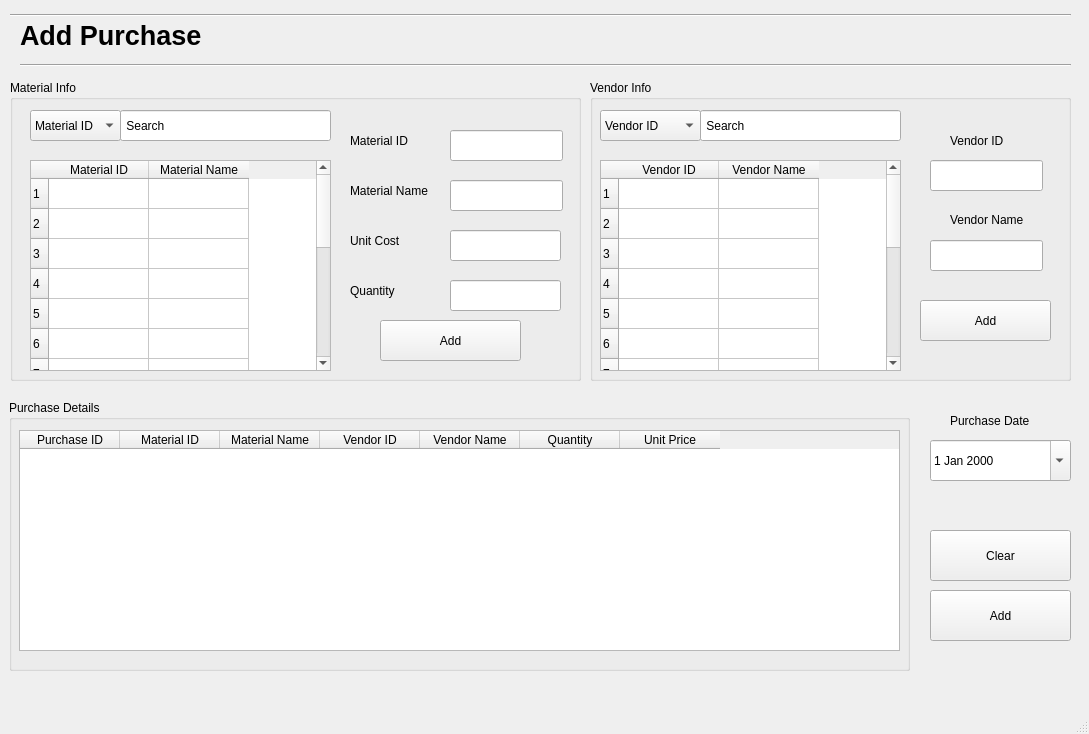
<?xml version="1.0" encoding="UTF-8"?>
<ui version="4.0">
 <class>addPurchase</class>
 <widget class="QMainWindow" name="addPurchase">
  <property name="geometry">
   <rect>
    <x>0</x>
    <y>0</y>
    <width>1089</width>
    <height>734</height>
   </rect>
  </property>
  <property name="windowTitle">
   <string>Add Purchase</string>
  </property>
  <widget class="QWidget" name="centralwidget">
   <widget class="QLabel" name="label">
    <property name="geometry">
     <rect>
      <x>20</x>
      <y>10</y>
      <width>311</width>
      <height>51</height>
     </rect>
    </property>
    <property name="font">
     <font>
      <pointsize>20</pointsize>
      <weight>75</weight>
      <bold>true</bold>
     </font>
    </property>
    <property name="text">
     <string>Add Purchase</string>
    </property>
   </widget>
   <widget class="Line" name="line">
    <property name="geometry">
     <rect>
      <x>20</x>
      <y>50</y>
      <width>1051</width>
      <height>31</height>
     </rect>
    </property>
    <property name="font">
     <font>
      <pointsize>20</pointsize>
      <weight>75</weight>
      <bold>true</bold>
     </font>
    </property>
    <property name="orientation">
     <enum>Qt::Horizontal</enum>
    </property>
   </widget>
   <widget class="QDateEdit" name="dateEdit">
    <property name="geometry">
     <rect>
      <x>930</x>
      <y>440</y>
      <width>141</width>
      <height>41</height>
     </rect>
    </property>
    <property name="calendarPopup">
     <bool>true</bool>
    </property>
   </widget>
   <widget class="QPushButton" name="pushButton">
    <property name="geometry">
     <rect>
      <x>930</x>
      <y>590</y>
      <width>141</width>
      <height>51</height>
     </rect>
    </property>
    <property name="text">
     <string>Add</string>
    </property>
   </widget>
   <widget class="QGroupBox" name="groupBox_2">
    <property name="geometry">
     <rect>
      <x>10</x>
      <y>80</y>
      <width>571</width>
      <height>301</height>
     </rect>
    </property>
    <property name="title">
     <string>Material Info</string>
    </property>
    <widget class="QTableWidget" name="tableWidget_2">
     <property name="geometry">
      <rect>
       <x>20</x>
       <y>80</y>
       <width>301</width>
       <height>211</height>
      </rect>
     </property>
     <row>
      <property name="text">
       <string>1</string>
      </property>
     </row>
     <row>
      <property name="text">
       <string>2</string>
      </property>
     </row>
     <row>
      <property name="text">
       <string>3</string>
      </property>
     </row>
     <row>
      <property name="text">
       <string>4</string>
      </property>
     </row>
     <row>
      <property name="text">
       <string>5</string>
      </property>
     </row>
     <row>
      <property name="text">
       <string>6</string>
      </property>
     </row>
     <row>
      <property name="text">
       <string>7</string>
      </property>
     </row>
     <row>
      <property name="text">
       <string>8</string>
      </property>
     </row>
     <row>
      <property name="text">
       <string>9</string>
      </property>
     </row>
     <row>
      <property name="text">
       <string>10</string>
      </property>
     </row>
     <row>
      <property name="text">
       <string>11</string>
      </property>
     </row>
     <row>
      <property name="text">
       <string>12</string>
      </property>
     </row>
     <row>
      <property name="text">
       <string>13</string>
      </property>
     </row>
     <row>
      <property name="text">
       <string>14</string>
      </property>
     </row>
     <row>
      <property name="text">
       <string>15</string>
      </property>
     </row>
     <column>
      <property name="text">
       <string>Material ID</string>
      </property>
     </column>
     <column>
      <property name="text">
       <string>Material Name</string>
      </property>
     </column>
    </widget>
    <widget class="QLabel" name="label_4">
     <property name="geometry">
      <rect>
       <x>340</x>
       <y>50</y>
       <width>81</width>
       <height>21</height>
      </rect>
     </property>
     <property name="text">
      <string>Material ID</string>
     </property>
    </widget>
    <widget class="QLabel" name="label_5">
     <property name="geometry">
      <rect>
       <x>340</x>
       <y>100</y>
       <width>101</width>
       <height>21</height>
      </rect>
     </property>
     <property name="text">
      <string>Material Name</string>
     </property>
    </widget>
    <widget class="QLineEdit" name="lineEdit_4">
     <property name="geometry">
      <rect>
       <x>440</x>
       <y>50</y>
       <width>113</width>
       <height>31</height>
      </rect>
     </property>
     <property name="text">
      <string/>
     </property>
     <property name="readOnly">
      <bool>true</bool>
     </property>
    </widget>
    <widget class="QLineEdit" name="lineEdit_5">
     <property name="geometry">
      <rect>
       <x>440</x>
       <y>100</y>
       <width>113</width>
       <height>31</height>
      </rect>
     </property>
     <property name="text">
      <string/>
     </property>
     <property name="readOnly">
      <bool>true</bool>
     </property>
    </widget>
    <widget class="QLabel" name="label_7">
     <property name="geometry">
      <rect>
       <x>340</x>
       <y>150</y>
       <width>101</width>
       <height>21</height>
      </rect>
     </property>
     <property name="text">
      <string>Unit Cost</string>
     </property>
    </widget>
    <widget class="QLabel" name="label_8">
     <property name="geometry">
      <rect>
       <x>340</x>
       <y>200</y>
       <width>101</width>
       <height>21</height>
      </rect>
     </property>
     <property name="text">
      <string>Quantity</string>
     </property>
    </widget>
    <widget class="QPushButton" name="pushButton_2">
     <property name="geometry">
      <rect>
       <x>370</x>
       <y>240</y>
       <width>141</width>
       <height>41</height>
      </rect>
     </property>
     <property name="text">
      <string>Add</string>
     </property>
    </widget>
    <widget class="QLineEdit" name="lineEdit_8">
     <property name="geometry">
      <rect>
       <x>440</x>
       <y>150</y>
       <width>111</width>
       <height>31</height>
      </rect>
     </property>
     <property name="text">
      <string/>
     </property>
     <property name="readOnly">
      <bool>false</bool>
     </property>
    </widget>
    <widget class="QLineEdit" name="lineEdit_9">
     <property name="geometry">
      <rect>
       <x>440</x>
       <y>200</y>
       <width>111</width>
       <height>31</height>
      </rect>
     </property>
     <property name="text">
      <string/>
     </property>
     <property name="readOnly">
      <bool>false</bool>
     </property>
    </widget>
    <widget class="QLineEdit" name="lineEdit_14">
     <property name="geometry">
      <rect>
       <x>110</x>
       <y>30</y>
       <width>211</width>
       <height>31</height>
      </rect>
     </property>
     <property name="text">
      <string> Search</string>
     </property>
    </widget>
    <widget class="QComboBox" name="comboBox_2">
     <property name="geometry">
      <rect>
       <x>20</x>
       <y>30</y>
       <width>91</width>
       <height>31</height>
      </rect>
     </property>
     <item>
      <property name="text">
       <string>Material ID</string>
      </property>
     </item>
     <item>
      <property name="text">
       <string>Material Name</string>
      </property>
     </item>
    </widget>
   </widget>
   <widget class="QLabel" name="label_9">
    <property name="geometry">
     <rect>
      <x>950</x>
      <y>410</y>
      <width>101</width>
      <height>21</height>
     </rect>
    </property>
    <property name="text">
     <string>Purchase Date</string>
    </property>
   </widget>
   <widget class="QPushButton" name="pushButton_3">
    <property name="geometry">
     <rect>
      <x>930</x>
      <y>530</y>
      <width>141</width>
      <height>51</height>
     </rect>
    </property>
    <property name="text">
     <string>Clear</string>
    </property>
   </widget>
   <widget class="Line" name="line_2">
    <property name="geometry">
     <rect>
      <x>10</x>
      <y>0</y>
      <width>1061</width>
      <height>31</height>
     </rect>
    </property>
    <property name="font">
     <font>
      <pointsize>20</pointsize>
      <weight>75</weight>
      <bold>true</bold>
     </font>
    </property>
    <property name="orientation">
     <enum>Qt::Horizontal</enum>
    </property>
   </widget>
   <widget class="QGroupBox" name="groupBox_3">
    <property name="geometry">
     <rect>
      <x>590</x>
      <y>80</y>
      <width>481</width>
      <height>301</height>
     </rect>
    </property>
    <property name="title">
     <string>Vendor Info</string>
    </property>
    <widget class="QLabel" name="label_12">
     <property name="geometry">
      <rect>
       <x>360</x>
       <y>130</y>
       <width>101</width>
       <height>20</height>
      </rect>
     </property>
     <property name="text">
      <string>Vendor Name</string>
     </property>
    </widget>
    <widget class="QTableWidget" name="tableWidget_3">
     <property name="geometry">
      <rect>
       <x>10</x>
       <y>80</y>
       <width>301</width>
       <height>211</height>
      </rect>
     </property>
     <row>
      <property name="text">
       <string>1</string>
      </property>
     </row>
     <row>
      <property name="text">
       <string>2</string>
      </property>
     </row>
     <row>
      <property name="text">
       <string>3</string>
      </property>
     </row>
     <row>
      <property name="text">
       <string>4</string>
      </property>
     </row>
     <row>
      <property name="text">
       <string>5</string>
      </property>
     </row>
     <row>
      <property name="text">
       <string>6</string>
      </property>
     </row>
     <row>
      <property name="text">
       <string>7</string>
      </property>
     </row>
     <row>
      <property name="text">
       <string>8</string>
      </property>
     </row>
     <row>
      <property name="text">
       <string>9</string>
      </property>
     </row>
     <row>
      <property name="text">
       <string>10</string>
      </property>
     </row>
     <row>
      <property name="text">
       <string>11</string>
      </property>
     </row>
     <row>
      <property name="text">
       <string>12</string>
      </property>
     </row>
     <row>
      <property name="text">
       <string>13</string>
      </property>
     </row>
     <row>
      <property name="text">
       <string>14</string>
      </property>
     </row>
     <row>
      <property name="text">
       <string>15</string>
      </property>
     </row>
     <column>
      <property name="text">
       <string>Vendor ID</string>
      </property>
     </column>
     <column>
      <property name="text">
       <string>Vendor Name</string>
      </property>
     </column>
    </widget>
    <widget class="QLineEdit" name="lineEdit_6">
     <property name="geometry">
      <rect>
       <x>110</x>
       <y>30</y>
       <width>201</width>
       <height>31</height>
      </rect>
     </property>
     <property name="text">
      <string> Search</string>
     </property>
    </widget>
    <widget class="QLineEdit" name="lineEdit_11">
     <property name="geometry">
      <rect>
       <x>340</x>
       <y>160</y>
       <width>113</width>
       <height>31</height>
      </rect>
     </property>
     <property name="text">
      <string/>
     </property>
     <property name="readOnly">
      <bool>true</bool>
     </property>
    </widget>
    <widget class="QPushButton" name="pushButton_4">
     <property name="geometry">
      <rect>
       <x>330</x>
       <y>220</y>
       <width>131</width>
       <height>41</height>
      </rect>
     </property>
     <property name="text">
      <string>Add</string>
     </property>
    </widget>
    <widget class="QComboBox" name="comboBox">
     <property name="geometry">
      <rect>
       <x>10</x>
       <y>30</y>
       <width>101</width>
       <height>31</height>
      </rect>
     </property>
     <item>
      <property name="text">
       <string>Vendor ID</string>
      </property>
     </item>
     <item>
      <property name="text">
       <string>Vendor Name</string>
      </property>
     </item>
    </widget>
    <widget class="QLabel" name="label_6">
     <property name="geometry">
      <rect>
       <x>360</x>
       <y>50</y>
       <width>81</width>
       <height>21</height>
      </rect>
     </property>
     <property name="text">
      <string>Vendor ID</string>
     </property>
    </widget>
    <widget class="QLineEdit" name="lineEdit_7">
     <property name="geometry">
      <rect>
       <x>340</x>
       <y>80</y>
       <width>113</width>
       <height>31</height>
      </rect>
     </property>
     <property name="text">
      <string/>
     </property>
     <property name="readOnly">
      <bool>true</bool>
     </property>
    </widget>
   </widget>
   <widget class="QGroupBox" name="groupBox">
    <property name="geometry">
     <rect>
      <x>9</x>
      <y>400</y>
      <width>901</width>
      <height>271</height>
     </rect>
    </property>
    <property name="title">
     <string>Purchase Details</string>
    </property>
    <widget class="QTableWidget" name="tableWidget_4">
     <property name="geometry">
      <rect>
       <x>10</x>
       <y>30</y>
       <width>881</width>
       <height>221</height>
      </rect>
     </property>
     <column>
      <property name="text">
       <string>Purchase ID</string>
      </property>
     </column>
     <column>
      <property name="text">
       <string>Material ID</string>
      </property>
     </column>
     <column>
      <property name="text">
       <string>Material Name</string>
      </property>
     </column>
     <column>
      <property name="text">
       <string>Vendor ID</string>
      </property>
     </column>
     <column>
      <property name="text">
       <string>Vendor Name</string>
      </property>
     </column>
     <column>
      <property name="text">
       <string>Quantity</string>
      </property>
     </column>
     <column>
      <property name="text">
       <string>Unit Price</string>
      </property>
     </column>
    </widget>
   </widget>
  </widget>
  <widget class="QMenuBar" name="menubar">
   <property name="geometry">
    <rect>
     <x>0</x>
     <y>0</y>
     <width>1089</width>
     <height>26</height>
    </rect>
   </property>
  </widget>
  <widget class="QStatusBar" name="statusbar"/>
 </widget>
 <resources/>
 <connections/>
</ui>
